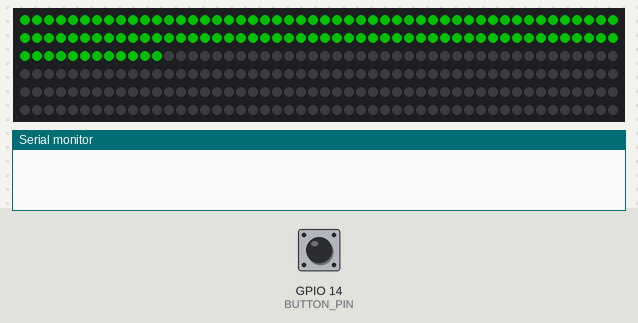
The sketch below on a simulated ESP32-S3. On the bench: 300 RGB LEDs in strip order, left to right, continuing on the next row, the last lines printed to the serial monitor. The inputs (shaded band) are chosen by the test bench; at power-on: GPIO 14 (BUTTON_PIN) HIGH. Dim RGB values are drawn brighter than linear; EEPROM starts erased.

Above: at 1.7 s.
3.4 s: GPIO 14 (BUTTON_PIN) pulled LOW for 0.15 s
At 3.75 s:
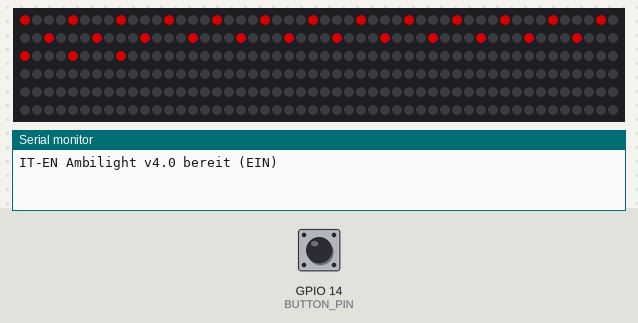
4.1 s: GPIO 14 (BUTTON_PIN) pulled LOW for 1 s
Timing chart, 0 to 7.1 s (numbered marks = the images above; inputs shaded):
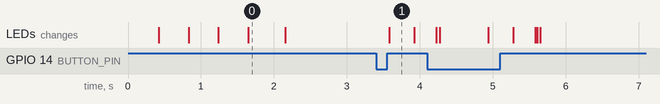

Measured:
- after the input at 3.4 s, the LEDs: change after 0.18 s (image 1)
- what the display in image 0 shows lasts 0.6 s, from 1.6 s to 2.2 s

The sketch:

ambilight_v4_0.ino
```cpp
// =====================================================================
//  IT-EN Ambilight V.01 – Firmware v4.0 (variable LED-Anzahl)
//  ESP32-S3, 74HCT125, WS2812B (bis 300 LEDs), Adalight-Protokoll
//
//  v4.0: LED-Anzahl ist nicht mehr fest. Die Firmware übernimmt die Anzahl
//        aus dem Bild, das der PC schickt (1 bis MAX_LEDS), und merkt sie sich.
//        Alle LEDs dahinter bleiben aus. Auf ein einzelnes '?' antwortet sie
//        mit ihrer Kennung (für die automatische Gerätesuche).
//  v3.1: USB-Empfangspuffer 4096 statt 256 Byte. Ein Bild sind 342 Byte;
//        mit nur 256 Byte gingen ab ca. Byte 250 (= LED ~83) Daten verloren
//        -> Flackern ab LED ~80. Start-Anzeige jetzt 4x blau:
//        1 = LEDs, 2 = Puffer gesetzt, 3 = USB gestartet, 4 = Einstellungen.
//  v3.0: zurück zu FastLED (lief im Oktober fehlerfrei mit HyperHDR).
//        Der Start-Hänger kam NICHT von FastLED, sondern von
//        Serial.setRxBufferSize() -> das ist hier entfernt.
//        Zusätzlich aus den Tests übernommen:
//         - Start-Anzeige (blau, blau, blau, dann grün = bereit)
//         - LEDs werden direkt nach jedem VOLLSTÄNDIGEN Bild geschrieben
//         - nicht genutzte LEDs bleiben dauerhaft AUS
//
//  Arduino IDE: Board "ESP32S3 Dev Module", USB CDC On Boot = Enabled
//  Bibliothek:  FastLED (Bibliotheksverwalter)
//  HyperHDR:    Adalight, 2000000 Baud, AWA aus, LED-Anzahl beliebig (max. 300)
//
//  Taster (GPIO14):  kurz = EIN (grün) / AUS (rot)
//                    lang = Helligkeit 100% -> 60% -> 25% (weiss)
// =====================================================================
#include <FastLED.h>
#include <Preferences.h>

#define MAX_LEDS     300         // grösste unterstützte LED-Anzahl
#define DEFAULT_LEDS 112         // Anzahl, bis der PC zum ersten Mal ein Bild schickt
#define FW_ID        "IT-EN Ambilight v4.0;max=300"
#define LED_PIN      15
#define BUTTON_PIN   14

#define MAX_MA       3000
#define MAX_LEVEL    230
#define FALL_STEP    40
#define TIMEOUT_MS   5000
#define LONG_PRESS   800
#define FLASH_MS     300

CRGB leds[MAX_LEDS];             // 0..ledCount-1 Ambilight, Rest immer schwarz
uint8_t rxBuf[MAX_LEDS * 3];
uint8_t target[MAX_LEDS * 3];
uint16_t ledCount = DEFAULT_LEDS; // aktuell genutzte LEDs (kommt vom PC)
uint16_t frameCount = 0;          // LED-Anzahl des Bildes, das gerade empfangen wird
bool newFrame = false;
uint32_t lastData = 0;

const uint8_t BRIGHT[] = {255, 153, 64};
uint8_t brightIdx = 0;
bool enabled = true;
Preferences prefs;

// ---------- Adalight-Parser (Doppelpuffer) ----------
enum State { S_A, S_D, S_A2, S_HI, S_LO, S_CHK, S_DATA };
State state = S_A;
uint8_t hi, lo;
uint16_t idx;

void handleSerial() {
  while (Serial.available()) {
    uint8_t c = Serial.read();
    switch (state) {
      case S_A:
        if (c == '?') Serial.println(FW_ID);          // Kennung für die Gerätesuche
        state = (c == 'A') ? S_D : S_A;
        break;
      case S_D:   state = (c == 'd') ? S_A2 : (c == 'A' ? S_D : S_A); break;
      case S_A2:  state = (c == 'a') ? S_HI : (c == 'A' ? S_D : S_A); break;
      case S_HI:  hi = c; state = S_LO; break;
      case S_LO:  lo = c; state = S_CHK; break;
      case S_CHK:
        frameCount = (((uint16_t)hi << 8) | lo) + 1;
        if (c == (hi ^ lo ^ 0x55) && frameCount >= 1 && frameCount <= MAX_LEDS) { idx = 0; state = S_DATA; }
        else state = S_A;
        break;
      case S_DATA:
        rxBuf[idx++] = c;
        if (idx >= frameCount * 3) {
          memcpy(target, rxBuf, frameCount * 3);
          if (frameCount != ledCount) {               // neue LED-Anzahl übernehmen und merken
            ledCount = frameCount;
            prefs.putUShort("n", ledCount);
          }
          state = S_A; lastData = millis(); newFrame = true;
        }
        break;
    }
  }
}

// ---------- Anzeige ----------
void showFrame() {                 // Rest-LEDs immer schwarz halten
  for (int i = ledCount; i < MAX_LEDS; i++) leds[i] = CRGB::Black;
  FastLED.show();
}

void mark(int n) {
  fill_solid(leds, ledCount, CRGB::Black);
  for (int i = 0; i < n; i++) leds[i] = CRGB(0, 0, 60);
  showFrame();
  delay(400);
}

void flash(CRGB color) {
  fill_solid(leds, ledCount, CRGB::Black);
  for (int i = 0; i < ledCount; i += 4) leds[i] = color;
  showFrame();
  uint32_t t = millis();
  while (millis() - t < FLASH_MS) handleSerial();
}

// ---------- Taster ----------
void saveSettings() {
  prefs.putBool("on", enabled);
  prefs.putUChar("br", brightIdx);
}

void handleButton() {
  static bool stable = HIGH, lastRead = HIGH, longDone = false;
  static uint32_t lastChange = 0, pressedAt = 0;
  uint32_t now = millis();
  bool r = digitalRead(BUTTON_PIN);

  if (r != lastRead) { lastRead = r; lastChange = now; }
  if (now - lastChange > 30 && r != stable) {
    stable = r;
    if (stable == LOW) { pressedAt = now; longDone = false; }
    else if (!longDone) {
      enabled = !enabled;
      saveSettings();
      flash(enabled ? CRGB(0, 120, 0) : CRGB(120, 0, 0));
    }
  }
  if (stable == LOW && !longDone && now - pressedAt > LONG_PRESS) {
    longDone = true;
    brightIdx = (brightIdx + 1) % sizeof(BRIGHT);
    FastLED.setBrightness(BRIGHT[brightIdx]);
    saveSettings();
    flash(CRGB(150, 150, 150));
  }
}

void setup() {
  pinMode(BUTTON_PIN, INPUT_PULLUP);

  FastLED.addLeds<WS2812B, LED_PIN, GRB>(leds, MAX_LEDS);
  FastLED.setMaxPowerInVoltsAndMilliamps(5, MAX_MA);
  FastLED.setDither(0);
  FastLED.setBrightness(255);
  mark(1);                                   // LED-Treiber läuft

  Serial.setRxBufferSize(4096);              // VOR begin(): ganzes Bild passt rein
  mark(2);                                   // Puffer gesetzt

  Serial.begin(115200);                      // USB: Baudrate egal
  mark(3);                                   // USB ok

  prefs.begin("ambilight", false);
  enabled   = prefs.getBool("on", true);
  brightIdx = prefs.getUChar("br", 0) % sizeof(BRIGHT);
  ledCount  = constrain(prefs.getUShort("n", DEFAULT_LEDS), 1, MAX_LEDS);
  FastLED.setBrightness(BRIGHT[brightIdx]);
  mark(4);                                   // Einstellungen ok

  fill_solid(leds, ledCount, CRGB(0, 80, 0)); // alles grün = bereit
  showFrame();
  delay(500);
  fill_solid(leds, MAX_LEDS, CRGB::Black);
  showFrame();
  memset(target, 0, sizeof(target));

  Serial.println(enabled ? "IT-EN Ambilight v4.0 bereit (EIN)"
                         : "IT-EN Ambilight v4.0 bereit (AUS - Taster druecken)");
}

void loop() {
  handleSerial();
  handleButton();

  uint32_t now = millis();
  bool active = enabled && (now - lastData < TIMEOUT_MS);

  if (active) {
    if (!newFrame) return;                   // auf nächstes Bild warten
    newFrame = false;
    for (int i = 0; i < ledCount; i++) {
      uint8_t r = target[i * 3], g = target[i * 3 + 1], b = target[i * 3 + 2];
      leds[i].setRGB(min(r, (uint8_t)MAX_LEVEL), min(g, (uint8_t)MAX_LEVEL), min(b, (uint8_t)MAX_LEVEL));
    }
    showFrame();                             // direkt nach dem Empfang
  } else {
    newFrame = false;
    static uint32_t lastIdle = 0;
    if (now - lastIdle < 20) return;         // aus/Timeout: sanft ausblenden
    lastIdle = now;
    bool any = false;
    for (int i = 0; i < ledCount; i++) {
      leds[i].fadeToBlackBy(FALL_STEP);
      if (leds[i]) any = true;
    }
    static uint32_t lastClear = 0;
    if (any || now - lastClear > 1000) { lastClear = now; showFrame(); }
  }
}
```
